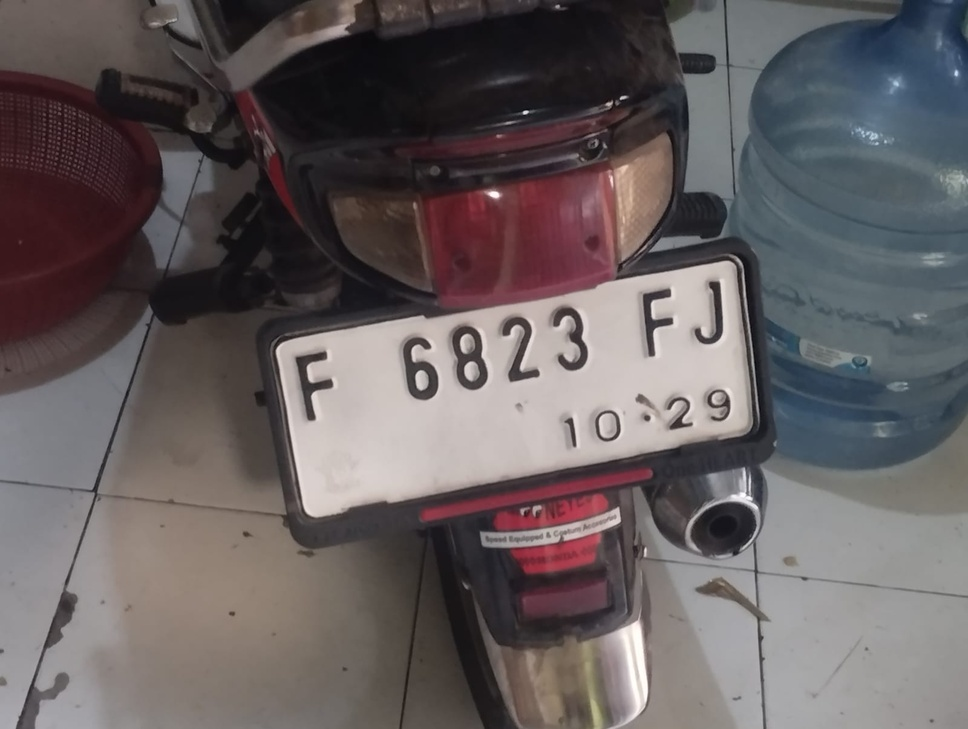
#> input picture citra/platnomor.jpeg, 968 x 729 px, shrunk from 1600 x 1204 before the run, found by its file name
$ python terangGelap.py
#> lines starting #> are read from the running program, lines starting #| are printed output that depends on the picture
#> further down, citra_asli is the input picture: shape (729, 968, 3); mean R, G, B 101.6, 94.5, 95.5
from pathlib import Path

import matplotlib.pyplot as plt
import numpy as np


def ubah_menjadi_gelap(citra, pengurangan=80):
    """Mengurangi intensitas piksel citra agar tampil lebih gelap."""
#> called with pengurangan = 80
    citra_float = citra.astype(np.float32)
    citra_gelap = citra_float - pengurangan
    return np.clip(citra_gelap, 0, 255).astype(np.uint8)
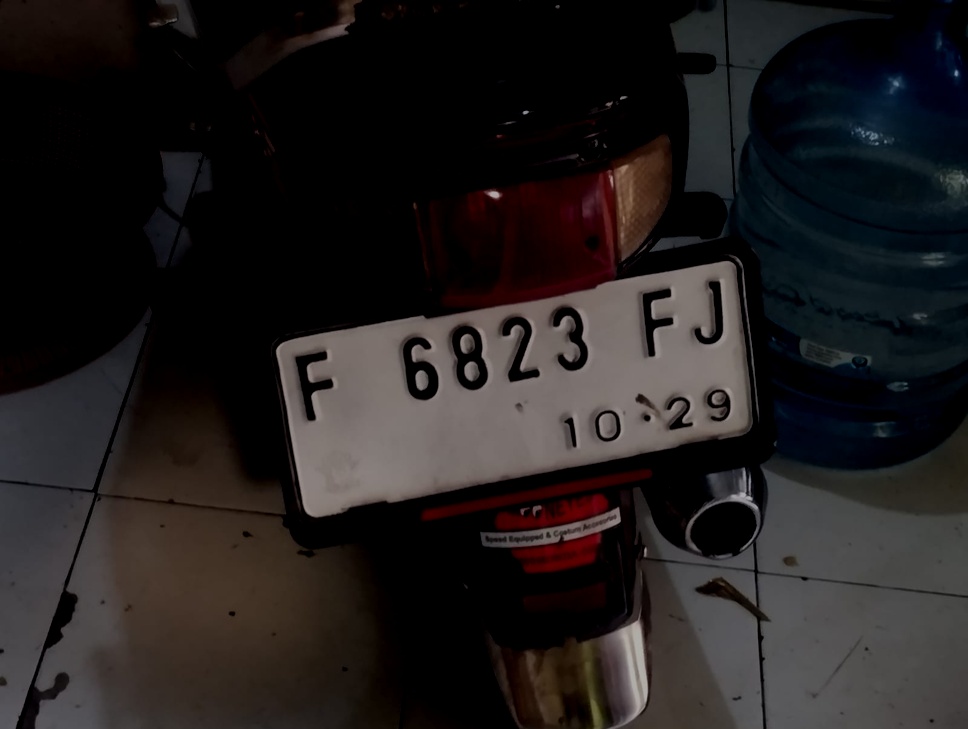
#> returned value: shape (729, 968, 3); mean of channels 0, 1, 2 33.8, 30.3, 30.2; drawn as R, G, B


def tampilkan_citra(citra, judul):
    plt.imshow(citra)
    plt.title(judul)
    plt.axis("off")


lokasi_gambar = Path(__file__).resolve().parent / "platnomor.jpeg"
citra_asli = plt.imread(lokasi_gambar)

# Jika format pembacaan menghasilkan float 0-1, ubah ke rentang 0-255.
if np.issubdtype(citra_asli.dtype, np.floating) and citra_asli.max() <= 1:
    citra_asli = (citra_asli * 255).astype(np.uint8)
else:
    citra_asli = citra_asli.astype(np.uint8)

# Hapus kanal alpha jika gambar memilikinya.
if citra_asli.ndim == 3 and citra_asli.shape[2] == 4:
    citra_asli = citra_asli[:, :, :3]

citra_gelap = ubah_menjadi_gelap(citra_asli, pengurangan=80)

plt.figure(figsize=(12, 5))

plt.subplot(1, 2, 1)
tampilkan_citra(citra_asli, "Citra Plat Nomor Asli")

plt.subplot(1, 2, 2)
tampilkan_citra(citra_gelap, "Citra Plat Nomor Lebih Gelap")

plt.tight_layout()
plt.show()
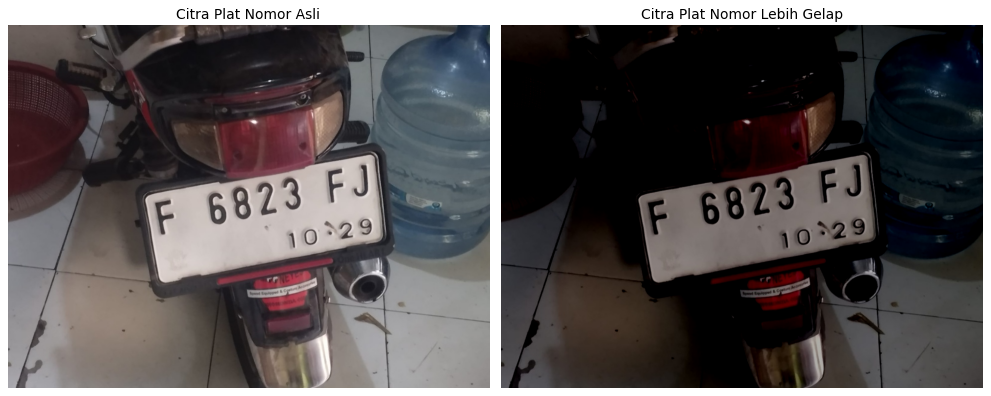
#> figure drawn by matplotlib, 2 panels
